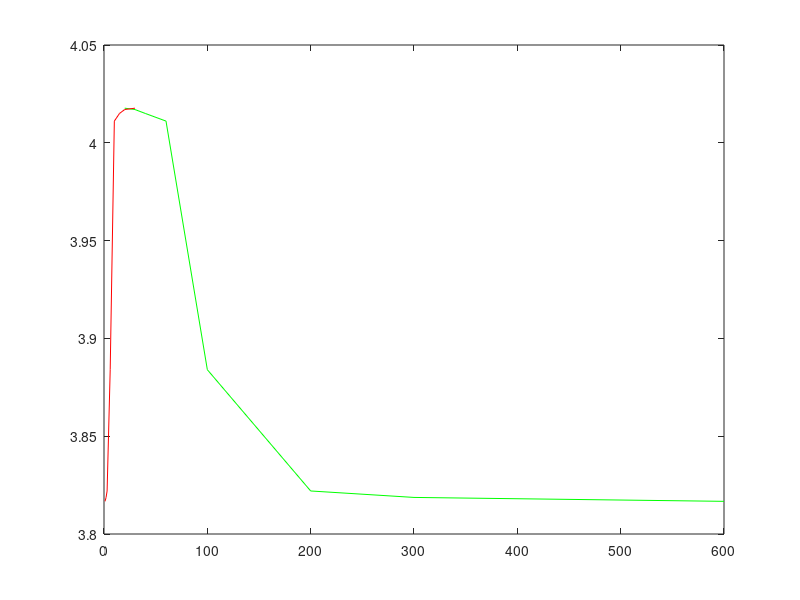

Reproduce this figure in MATLAB.
N1=[20 30 40 60 100 200 300 600];
N2=[30 20 15 10 6 3 2 1];
min_rms_1=[4.0177 4.0170 4.015 4.0111 3.884 3.822 3.8187 3.8167];
plot(N1,min_rms_1,"g");
hold on;
plot(N2,min_rms_1,"r");